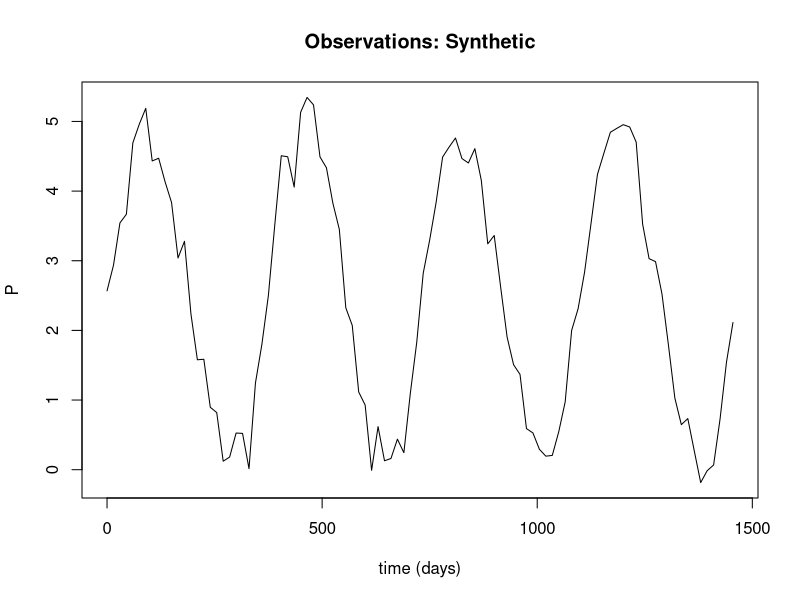
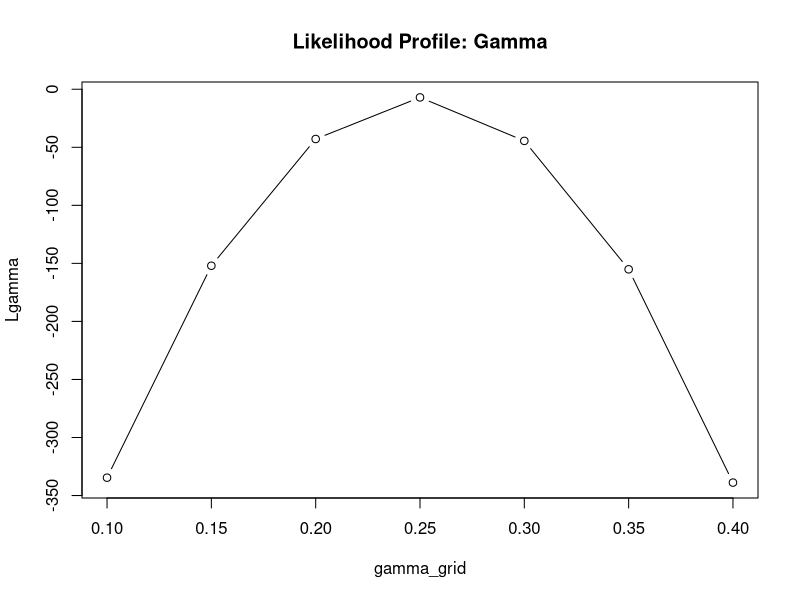
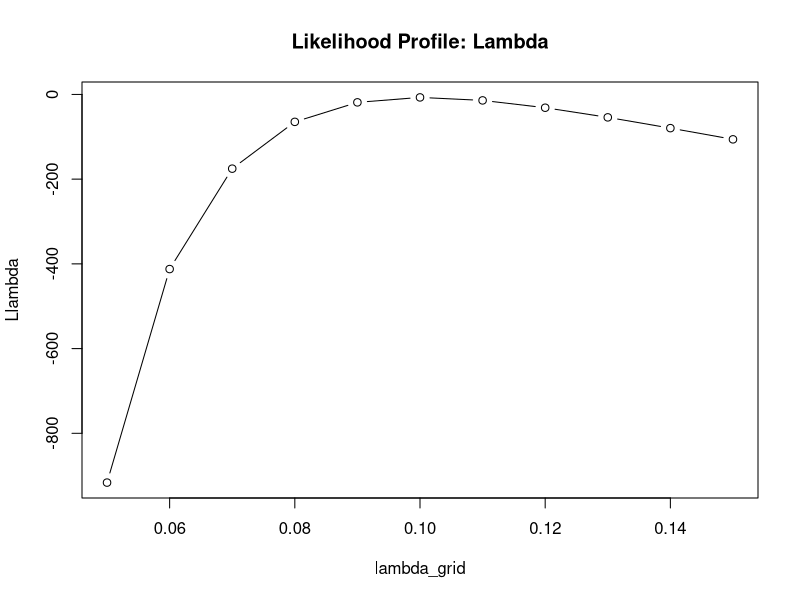
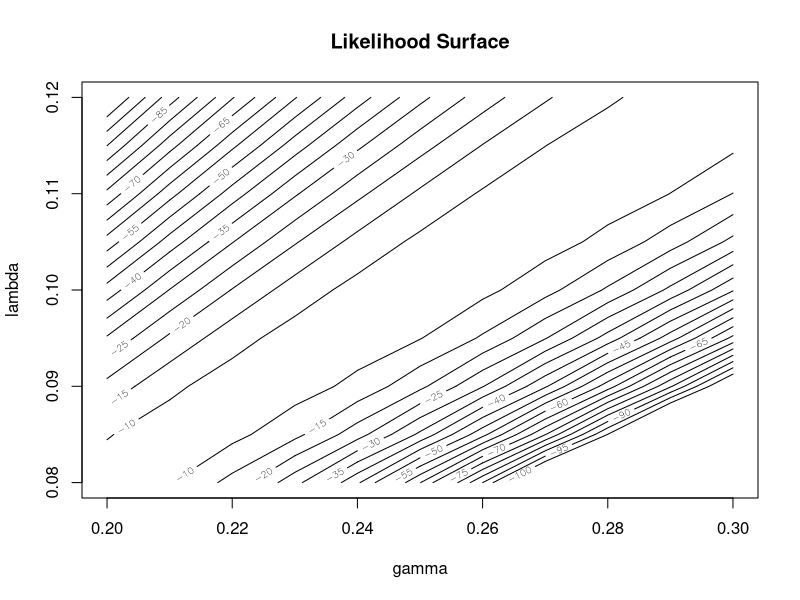

Recreate these plots in R, in order.
rm(list=ls())
library(deSolve)

#######################################################

simulate <- function(t, state, parameters) {
  with(as.list(c(state, parameters)), {
    om <- 2*pi/365
    dP <- gamma*(1+sin(om*t))*P - lambda*P^2
    list(c(dP))
  })
}

########################################################


loglike <- function(theta,obs)
{
  # step 1: run the model given the parameters to get state
  tobs <- obs[,1]
  yobs <- obs[,2]
  state <- c(P = 2.5)
  out <- ode(y = state, times = tobs, func = simulate, parms = theta)
  time <- out[,1]
  xhat <- out[,2]  
  # step 2: compute the likelihood ( compare state to observations)
  L <- -sum((yobs-xhat)^2)
}

########################################################

T     <- 365*4
theta <- c(gamma = .25, lambda = .1)
state <- c(P = 2.5)
times <- seq(0, T, by = 15)
out   <- ode(y = state, times = times, func = simulate, parms = theta)
tobs <- out[,1]
x    <- out[,2]
yobs <- x + 0.3*rnorm(length(x))

obs  <- cbind(tobs,yobs)

########################################################

par(mfrow=c(1,1))
plot(tobs,yobs,type="l", main="Observations: Synthetic", xlab="time (days)", ylab="P")

########################################################

#################
# LIKELIHOOD 

####### spot likelihood value ########
# how probable is the set of parameters?

# Specify the parameters
theta <- c(gamma = .2, lambda = .15)
# Compute likelihood

L <- loglike(theta,obs)
print(L)

########################################################

###### Likelihood Profiles ######
# profile each parameter separately, fix other param at "true" value

theta <- c(gamma = .25, lambda = .1)

# gamma
gamma_grid <- seq(0.1,0.4,0.05)
ng <- length(gamma_grid)
Lgamma <- array(NA,ng)
for (k in 1:ng){
  theta[1] <- gamma_grid[k]
  Lgamma[k] <- loglike(theta,obs)
}
plot(gamma_grid,Lgamma,type="b",main="Likelihood Profile: Gamma")

########################################################

theta <- c(gamma = .25, lambda = .1)

lambda_grid <- seq(0.05,0.15,0.01)
nl <- length(lambda_grid)
Llambda <- array(NA,nl)
for (k in 1:nl){
  theta[2] <- lambda_grid[k]
  Llambda[k] <- loglike(theta,obs)
}
plot(lambda_grid,Llambda,type="b",main="Likelihood Profile: Lambda")

#######################################################

# 2D likelihood
# show image or contour plot
gamma_grid <- seq(0.2,0.3,0.01)
ng <- length(gamma_grid)
lambda_grid <- seq(0.08,0.12,0.005)
nl <- length(lambda_grid)

Lacc <- array(NA,dim=c(ng,nl))

for (i in 1:ng){
  for (j in 1:nl){
    #theta <- c(gamma_grid[i], lambda_grid[j])
    theta <- c(gamma = gamma_grid[i], lambda = lambda_grid[j])
    Lacc[i,j] = loglike(theta,obs) 
  }
}

#image(gamma_grid,lambda_grid,Lacc, zlim=c(0,500))
contour(gamma_grid,lambda_grid,Lacc, 
        levels=seq(-100,0,5), 
        main="Likelihood Surface", xlab="gamma", ylab="lambda")
		
#######################################################

MLE <- optim(c(gamma = .25, lambda = .1), loglike, obs=obs, hessian=T, control=list(fnscale=-1))
MLE
